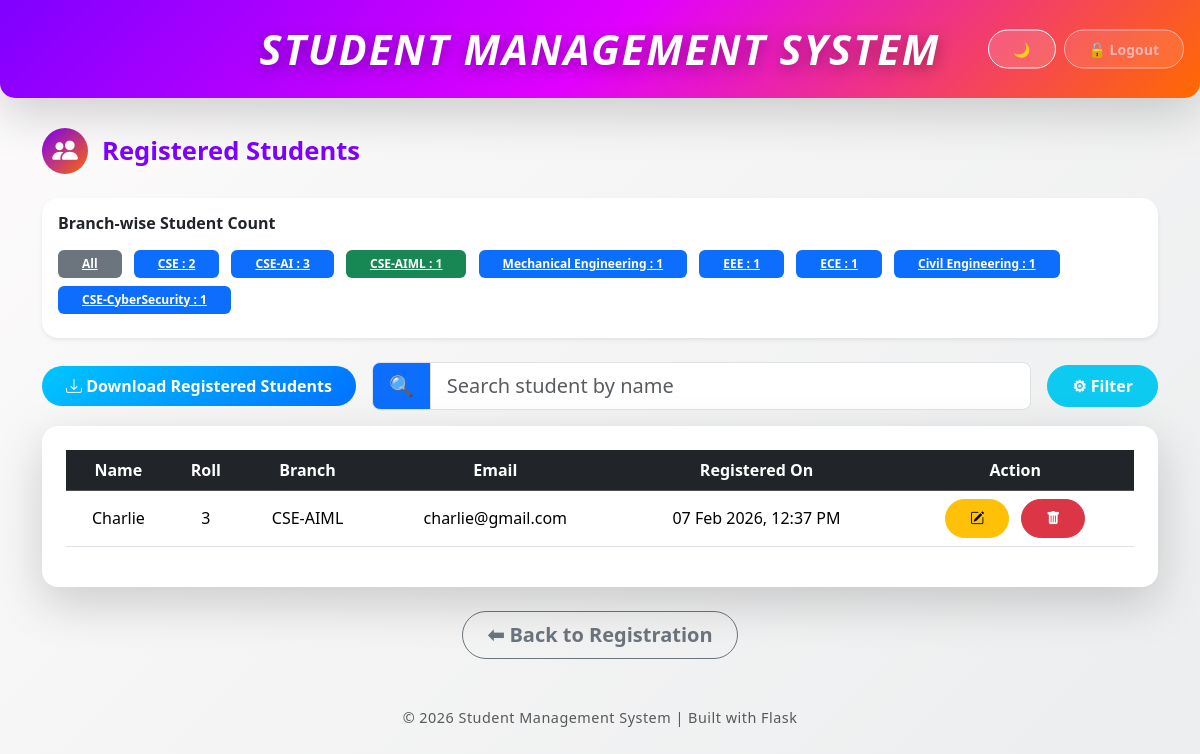
Page /students?branch=CSE-AIML (signed in) on the committed database.
### app.py (models this page shows)
class Student(db.Model):
    id = db.Column(db.Integer, primary_key=True)
    name = db.Column(db.String(100), nullable=False)
    roll = db.Column(db.String(50), unique=True, nullable=False)
    branch = db.Column(db.String(100), nullable=False)
    email = db.Column(db.String(100), unique=True, nullable=False)
    created_at = db.Column(db.DateTime, default=datetime.now)

### app.py (the view)
@app.route("/students")
def view_students():
    if not session.get("logged_in"):
        return redirect(url_for("login"))
    search = request.args.get("search")
    selected_branch = request.args.get("branch")
    filter_type = request.args.get("filter")  # new filter query
    query = Student.query
    if search:
        query = query.filter(Student.name.ilike(f"%{search}%"))
    if selected_branch:
        query = query.filter_by(branch=selected_branch)
    if filter_type == "alphabetical_asc":
        students = query.order_by(Student.name.asc()).all()
    elif filter_type == "alphabetical_desc":
        students = query.order_by(Student.name.desc()).all()
    elif filter_type == "date_asc":
        students = query.order_by(Student.created_at.asc()).all()
    elif filter_type == "date_desc":
        students = query.order_by(Student.created_at.desc()).all()
    else:
        students = query.order_by(Student.created_at.desc()).all()
    branch_counts = {}
    for s in Student.query.all():
        branch_counts[s.branch] = branch_counts.get(s.branch, 0) + 1
    return render_template(
        "students.html",
        students=students,
        branch_counts=branch_counts,
        selected_branch=selected_branch
    )

### templates/students.html (shortened to what this page needs)
{% extends "base.html" %}
{% block content %}
<h3 class="section-title mb-4">
  <span class="icon-box">
    <i class="bi bi-people-fill"></i>
  </span>
  Registered Students
</h3>
<div class="card mb-4 shadow-sm">
  <div class="card-body">
    <h6 class="fw-bold mb-3">Branch-wise Student Count</h6>
    <a href="{{ url_for('view_students') }}"
       class="badge me-2 mb-2 px-4 py-2 {% if not selected_branch %} bg-dark {% else %} bg-secondary {% endif %}">
      All
    </a>
    {% for branch, count in branch_counts.items() %}
      <a href="{{ url_for('view_students', branch=branch) }}"
         class="badge me-2 mb-2 px-4 py-2 {% if selected_branch == branch %} bg-success {% else %} bg-primary {% endif %}">
        {{ branch }} : {{ count }}
      </a>
    {% endfor %}
  </div>
</div>
<div class="d-flex flex-wrap justify-content-between align-items-center mb-3 gap-3">
  <a href="{{ url_for('download') }}" class="btn btn-success">
    <i class="bi bi-download"></i> Download Registered Students
  </a>
  <div class="flex-grow-1">
    <div class="input-group input-group-lg">
      <span class="input-group-text bg-primary text-white">🔍</span>
      <input type="text"
             id="searchInput"
             class="form-control"
             placeholder="Search student by name">
    </div>
  </div>
  <div class="position-relative">
    <button id="filterBtn" class="btn btn-info text-white">
      ⚙ Filter
    </button>
  </div>
</div>
<div class="card shadow-lg">
  <div class="card-body p-4">
    <div class="table-responsive">
      <table class="table table-hover align-middle text-center" id="studentsTable">
        <thead class="table-dark">
          <tr>
            <th>Name</th>
            <th>Roll</th>
            <th>Branch</th>
            <th>Email</th>
            <th>Registered On</th>
            <th>Action</th>
          </tr>
        </thead>
        <tbody>
        {% for s in students %}
          <tr>
            <td>{{ s.name }}</td>
            <td>{{ s.roll }}</td>
            <td>{{ s.branch }}</td>
            <td>{{ s.email }}</td>
            <td data-date="{{ s.created_at }}">{{ s.created_at.strftime("%d %b %Y, %I:%M %p") }}</td>
            <td>
              <a href="/edit/{{ s.id }}" class="btn btn-warning btn-sm me-2">
                <i class="bi bi-pencil-square"></i>
              </a>
              <a href="/delete/{{ s.id }}"
                 onclick="return confirm('Are you sure you want to delete this student?')"
                 class="btn btn-danger btn-sm">
                <i class="bi bi-trash-fill"></i>
              </a>
            </td>
          </tr>
        {% endfor %}
        </tbody>
      </table>
    </div>
  </div>
</div>
<div class="text-center mt-4">
  <a href="{{ url_for('index') }}" class="btn btn-outline-secondary btn-lg">
    ⬅ Back to Registration
  </a>
</div>
{% endblock %}

### static/style.css (style rules this page uses)
html, body { min-height: 100%; font-family: "Segoe UI", "Poppins", sans-serif; margin: 0; padding: 0; transition: all 0.3s ease; }
body { background: linear-gradient(135deg, #fdfbfb, #ebedee); color: #1f2937; }
.section-title { display: flex; align-items: center; font-size: 1.6rem; font-weight: 700; color: #7f00ff; margin: 30px 0 20px; }
.section-title .icon-box { width: 46px; height: 46px; margin-right: 14px; background: linear-gradient(135deg, #7f00ff, #ff6a00); color: #fff; border-radius: 50%; display: flex; align-items: center; justify-content: center; }
.card { background: #ffffff; border-radius: 16px; border: none; box-shadow: 0 15px 40px rgba(0,0,0,0.1); animation: fadeUp 0.6s ease; }
.btn { border-radius: 30px; font-weight: 600; padding: 8px 24px; transition: all 0.3s ease; }
.btn-success { background: linear-gradient(135deg, #00c6ff, #0072ff); border: none; }
.table th, .table td { vertical-align: middle; }
.badge { font-weight: 600; }

### rows in the picture
Student: branch "CSE", count "2"
Student: branch "CSE-AI", count "3"
Student: branch "CSE-AIML", count "1", name "Charlie", roll "3", email "charlie@gmail.com", created_at "07 Feb 2026, 12:37 PM"
Student: branch "Mechanical Engineering", count "1"
Student: branch "EEE", count "1"
Student: branch "ECE", count "1"
Student: branch "Civil Engineering", count "1"
Student: branch "CSE-CyberSecurity", count "1"
